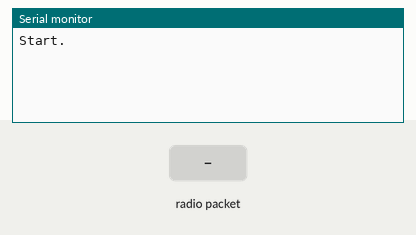
Bench run of a sketch on a simulated Arduino Uno, built with avr-gcc and run on an emulated ATmega328P. Parts: the last lines printed to the serial monitor. The inputs (shaded band) are chosen by the test bench. No radio packets arrive unless stated.

Above: at 1.2 s.
1.3 s: radio packet "1" arrives
At 2.4 s:
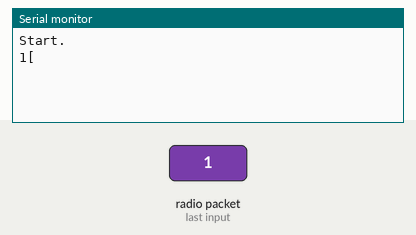
2.8 s: radio packet "0" arrives
At 3.8 s:
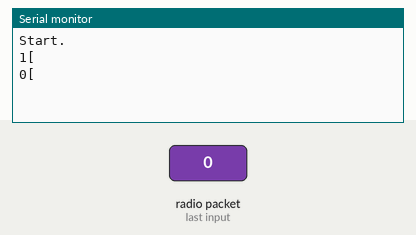
4.3 s: radio packet "2" arrives
At 5.7 s:
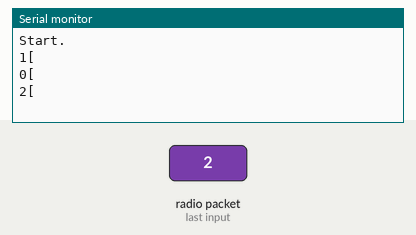

The sketch:

empf_nger_display_dht11.ino
```cpp
#include <LiquidCrystal.h>
#include <VirtualWire.h>
LiquidCrystal lcd(4, 9, 5, 13, 3, 2);

void setup() {


  vw_rx_start();
  vw_set_ptt_inverted(true);
  vw_set_rx_pin(11);
  vw_set_tx_pin(8);
  vw_setup(2000);


  Serial.begin(9600);
  Serial.println("Start.");
  lcd.setCursor(0, 0);

}

void loop() {
  lcd.setCursor(0,1);
  uint8_t message_array[VW_MAX_MESSAGE_LEN];
  uint8_t laenge = VW_MAX_MESSAGE_LEN;
  vw_wait_rx();


  vw_get_message(message_array, &laenge);
  lcd.print((char)message_array[0]);
  lcd.print((char)message_array[1]);
  lcd.print("C");
  Serial.print((char)message_array[0]);
  Serial.println((char)message_array[1]);

}
```

Measured:
- after the input at 1.3 s, the serial monitor: prints a new line at once (image 1)
- after the input at 2.8 s, the serial monitor: prints a new line at once (image 2)
- after the input at 4.3 s, the serial monitor: prints a new line at once (image 3)
